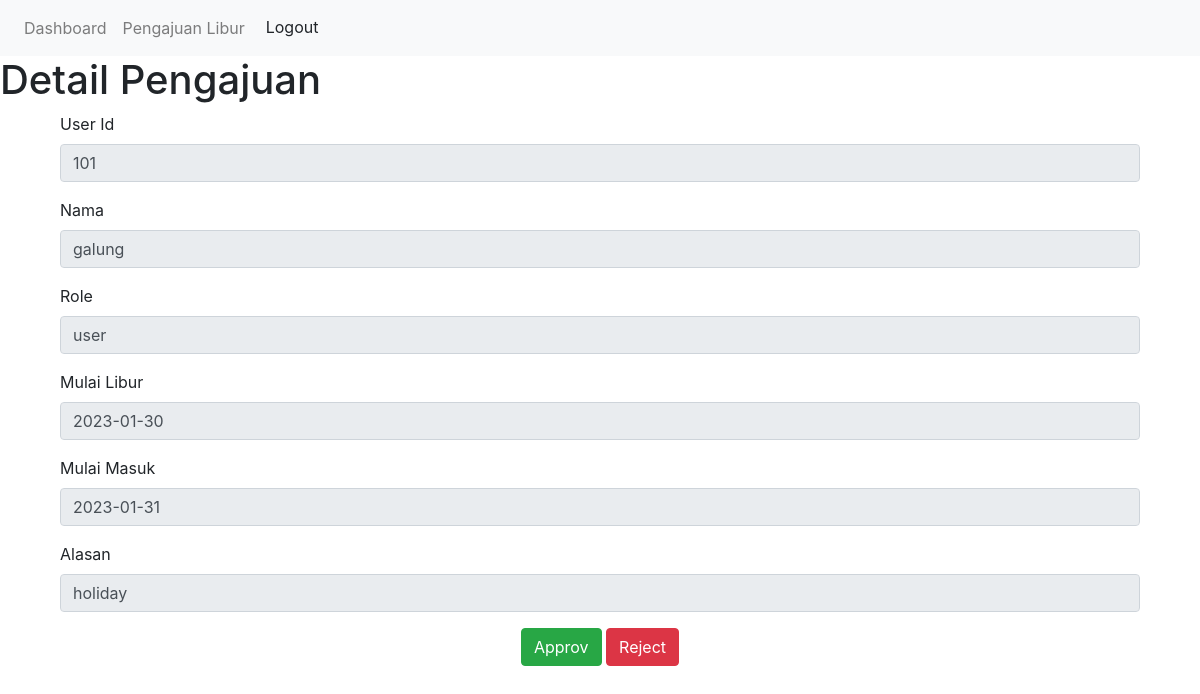
The page /dashboard/admin/detail.php?id=42 (signed in) on the database its author committed.
### tables this page shows
CREATE TABLE `dayoff` (
  `id` int(11) NOT NULL,
  `user_id` int(11) NOT NULL,
  `start_date` varchar(10) NOT NULL,
  `end_date` varchar(10) NOT NULL,
  `purpose` varchar(255) NOT NULL,
  `status` varchar(25) NOT NULL DEFAULT '"Pending"'
);

CREATE TABLE `users` (
  `id` int(11) NOT NULL,
  `user_id` int(8) NOT NULL,
  `password` varchar(255) NOT NULL,
  `nama_lengkap` varchar(255) NOT NULL,
  `role` varchar(255) NOT NULL
);

### connection.php (called while the page is built, shortened)
<?php
$hostname = "localhost";
$username = "root";
$password = "";
$db_name = "db_absen";
$db = new mysqli($hostname, $username, $password, $db_name);
function query($query)
{
    global $db;
    $result = mysqli_query($db, $query);
    $datas = [];
    while ($data = mysqli_fetch_assoc($result)) {
        $datas[] = $data;
    }
    return $datas;
}

### dashboard/admin/detail.php (the view, shortened to what this page needs)
<?php
include("../../connection.php");
$id = $_GET['id'];
$data = query("SELECT * FROM dayoff JOIN users ON dayoff.user_id = users.user_id WHERE dayoff.id=$id")[0];
?>
<!DOCTYPE html>
<html lang="en">
<?php
include("../header.php");
include("navbar.php");
?>
<h1>Detail Pengajuan</h1>
<div class="container">
    <div class="col-sm-12">
        <form action="" method="POST">
            <div class="form-group">
                <label for="user_id">User Id</label>
                <input type="text" name="user_id" id="user_id" class="form-control" value="<?= $data["user_id"] ?>" readonly>
            </div>
            <div class="form-group">
                <label for="nama_lengkap">Nama</label>
                <input type="text" name="nama_lengkap" id="nama_lengkap" class="form-control" value="<?= $data["nama_lengkap"] ?>" readonly>
            </div>
            <div class="form-group">
                <label for="role">Role</label>
                <input type="text" name="role" id="role" class="form-control" value="<?= $data["role"] ?>" readonly>
            </div>
            <div class="form-group">
                <label for="start_date">Mulai Libur</label>
                <input type="text" name="start_date" id="start_date" class="form-control" value="<?= $data["start_date"] ?>" readonly>
            </div>
            <div class="form-group">
                <label for="end_date">Mulai Masuk</label>
                <input type="text" name="end_date" id="end_date" class="form-control" value="<?= $data["end_date"] ?>" readonly>
            </div>
            <div class="form-group">
                <label for="purpose">Alasan</label>
                <input type="text" name="purpose" id="purpose" class="form-control" value="<?= $data["purpose"] ?>" readonly>
            </div>
            <div align="center">
                <button type="sumbit" name="approv" class="btn btn-success">Approv</button>
                <button type="sumbit" name="reject" class="btn btn-danger">Reject</button>
            </div>
        </form>
    </div>
</div>
</body>
</html>

### rows shown on the page
dayoff: user_id "101", nama_lengkap "galung", role "user", start_date "2023-01-30", end_date "2023-01-31", purpose "holiday"
